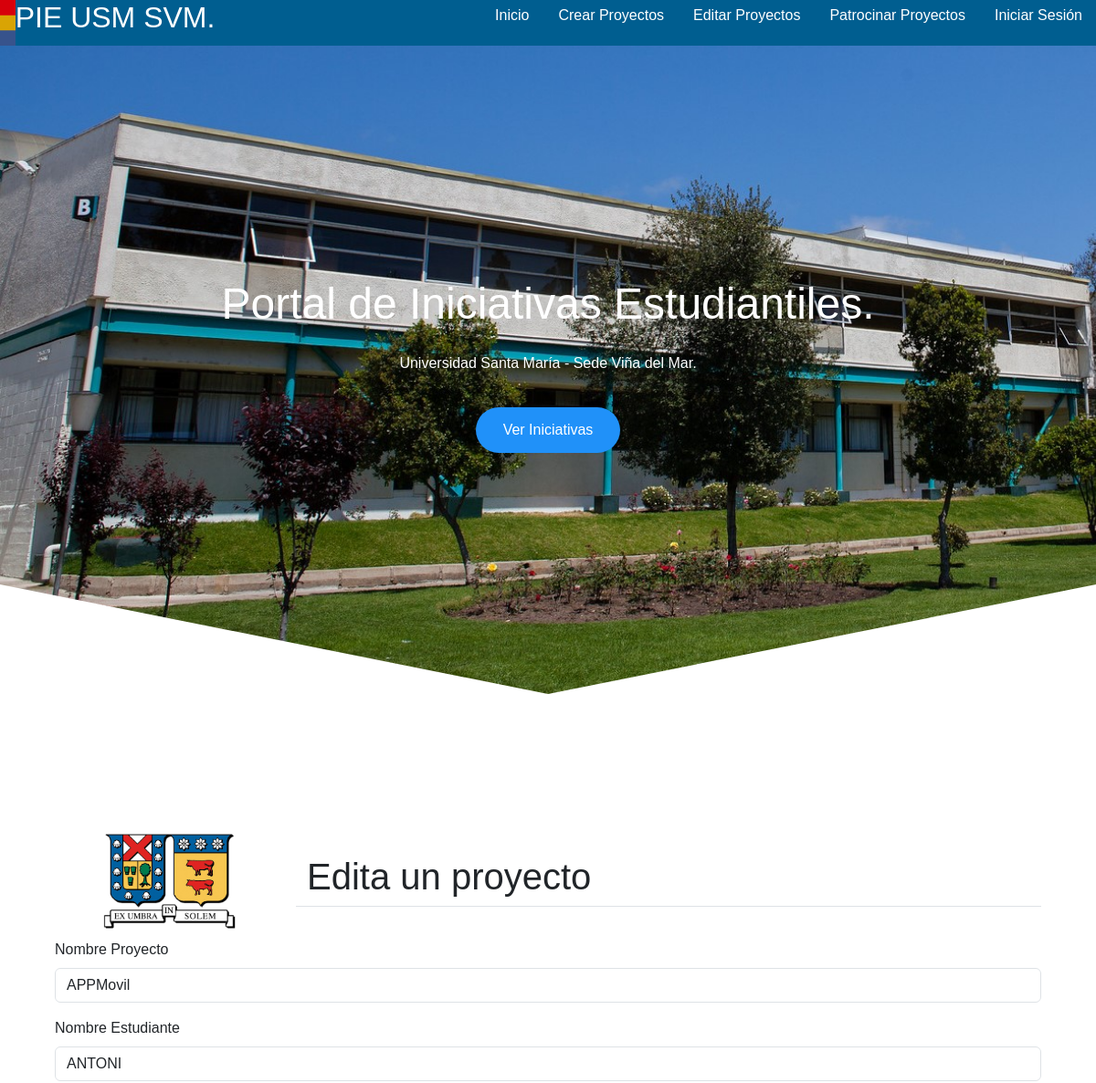
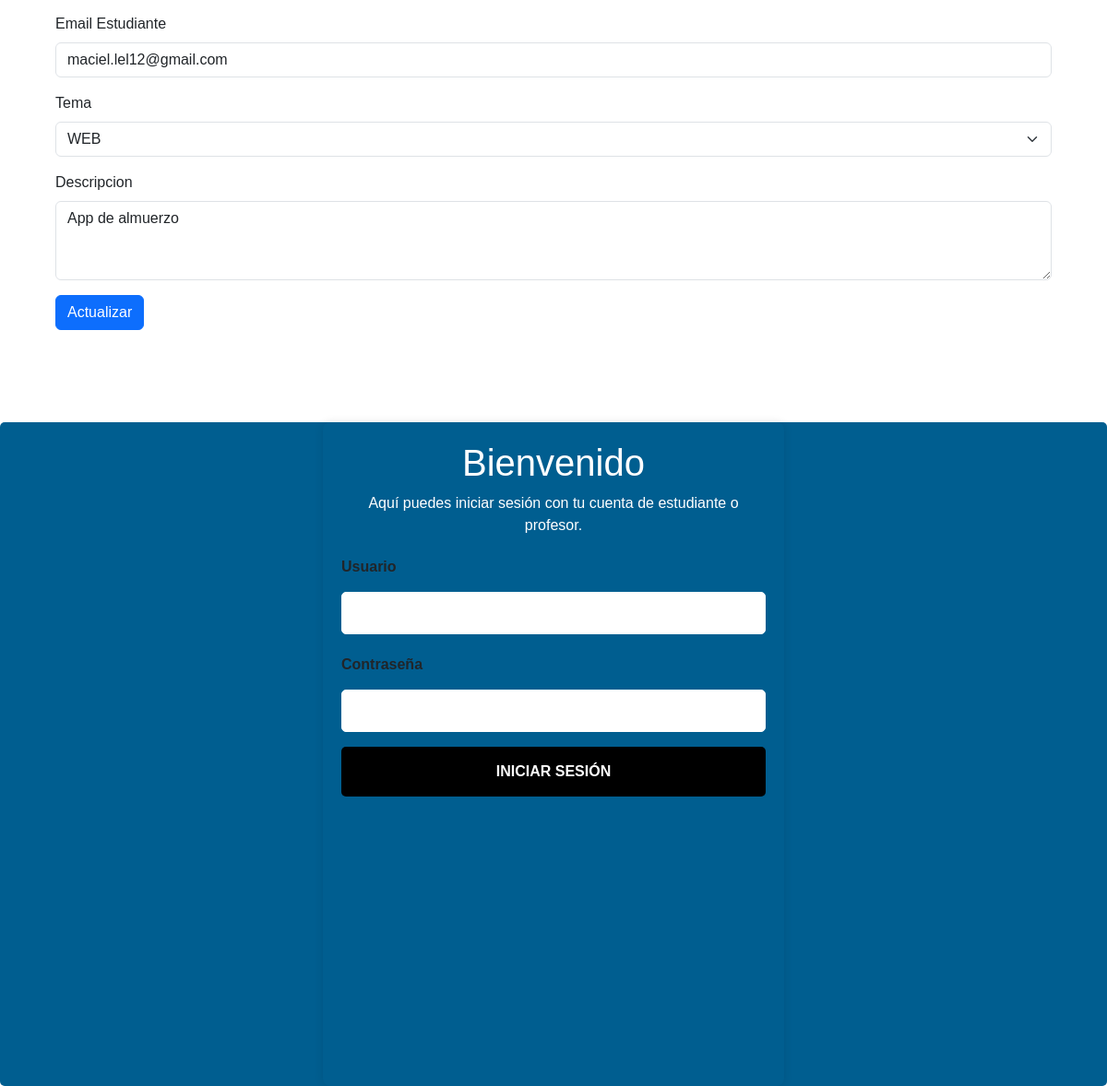
/editar/APPMovil/, run on the app's committed database (2 pictures, top to bottom).
### comunicados/models.py (models this page shows, shortened)
class Proyecto(models.Model):
    nombrep = models.CharField(max_length=200, verbose_name="NombreP")
    estudiante = models.CharField(max_length=200, verbose_name="Estudiante")
    tema = models.CharField(max_length=200, verbose_name="Tema")
    profesor = models.CharField(max_length=200, blank=True, null=True, verbose_name="Profesor")
    email = models.EmailField(max_length=50, verbose_name="email")
    descripcion = models.CharField(max_length=200)

### comunicados/views.py (the view, shortened to what this page needs)
# urls.py: path('editar', views.listar, name='editar'),
def editar(request, nombrep):
    proyecto = get_object_or_404(Proyecto, nombrep=nombrep)
    return render(request, 'comunicados/editarproyecto.html', {'proyecto': proyecto})

### comunicados/templates/comunicados/editarproyecto.html (shortened to what this page needs)
{% extends "comunicados/base.html" %}
{% load static %}
{% block header %}
</header>
<div class="container">
    <div class="row">
        <div class="col-md-12 col-lg-3 text-center">
            <img src="{% static 'images/Logo_UTFSM.png' %}" alt="" class="logos">
        </div>
        <div class="col-lg-9 d-flex justify-content-center align-items-center my-auto d-none d-lg-block border-bottom">
            <h1>Edita un proyecto</h1>
        </div>
    </div>
    <form action="{% url 'editar_proyecto' proyecto.nombrep %}" method="post">
        <div class="mb-3">
            <label for="txtNombre" class="form-label">Nombre Proyecto</label>
            <input type="text" class="form-control" id="txtNombre" name="txtNombre" value="{{ proyecto.nombrep }}" placeholder="...">
        </div>
        <div class="mb-3">
            <label for="txtEstudiante" class="form-label">Nombre Estudiante</label>
            <input type="text" class="form-control" id="txtEstudiante" name="txtEstudiante" value="{{ proyecto.estudiante }}" placeholder="...">
        </div>
        <div class="mb-3">
          <label for="txtEmail" class="form-label">Email Estudiante</label>
          <input type="email" class="form-control" id="txtEmail" name="txtEmail" value="{{ proyecto.email }}" placeholder="...">
        </div>
        <div class="mb-3">
          <label for="cboTema" class="form-label">Tema</label>
          <select class="form-select" aria-label="Default select example" id="cboTema" name="cboTema">
              <option value="WEB" {% if proyecto.tema == "WEB" %}selected{% endif %}>WEB</option>
          </select>
        </div>
        <div class="mb-3">
          <label for="txtDescripcion" class="form-label">Descripcion</label>
          <textarea class="form-control" id="txtDescripcion" name="txtDescripcion" rows="3">{{ proyecto.descripcion }}</textarea>
        </div>
        <input class="btn btn-primary" type="submit" value="Actualizar">
      </form>
</div>
{% endblock %}

### comunicados/static/css/estilos.css (style rules this page uses)
.logos { max-width: 100%; max-height: 128px; }
:root { --padding-container: 100px 0; --color-title: #001A49; }
body { font-family: 'Poppins', sans-serif; }
.container { width: 90%; max-width: 1200px; margin: 0 auto; overflow: hidden; padding: var(--padding-container); }

### data on the page
Proyecto: txtNombre "APPMovil", txtEstudiante "ANTONI", txtEmail "maciel.lel12@gmail.com", cboTema "WEB", txtDescripcion "App de almuerzo"
